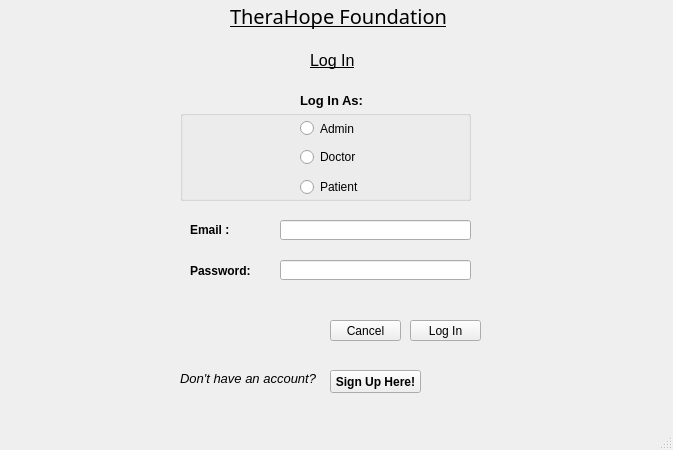
<?xml version="1.0" encoding="UTF-8"?>
<ui version="4.0">
 <class>MainWindow</class>
 <widget class="QMainWindow" name="MainWindow">
  <property name="geometry">
   <rect>
    <x>0</x>
    <y>0</y>
    <width>673</width>
    <height>450</height>
   </rect>
  </property>
  <property name="windowTitle">
   <string>MainWindow</string>
  </property>
  <widget class="QWidget" name="centralwidget">
   <widget class="QLabel" name="label">
    <property name="geometry">
     <rect>
      <x>230</x>
      <y>-20</y>
      <width>221</width>
      <height>71</height>
     </rect>
    </property>
    <property name="font">
     <font>
      <family>MV Boli</family>
      <pointsize>15</pointsize>
      <underline>true</underline>
     </font>
    </property>
    <property name="text">
     <string>TheraHope Foundation</string>
    </property>
   </widget>
   <widget class="QLabel" name="label_2">
    <property name="geometry">
     <rect>
      <x>310</x>
      <y>50</y>
      <width>51</width>
      <height>21</height>
     </rect>
    </property>
    <property name="font">
     <font>
      <pointsize>12</pointsize>
      <underline>true</underline>
     </font>
    </property>
    <property name="text">
     <string>Log In</string>
    </property>
   </widget>
   <widget class="QLabel" name="label_3">
    <property name="geometry">
     <rect>
      <x>300</x>
      <y>90</y>
      <width>71</width>
      <height>20</height>
     </rect>
    </property>
    <property name="font">
     <font>
      <pointsize>10</pointsize>
      <weight>75</weight>
      <bold>true</bold>
     </font>
    </property>
    <property name="text">
     <string>Log In As:</string>
    </property>
   </widget>
   <widget class="QGroupBox" name="groupBox">
    <property name="geometry">
     <rect>
      <x>180</x>
      <y>110</y>
      <width>291</width>
      <height>91</height>
     </rect>
    </property>
    <property name="title">
     <string/>
    </property>
    <widget class="QRadioButton" name="radioButton">
     <property name="geometry">
      <rect>
       <x>120</x>
       <y>40</y>
       <width>62</width>
       <height>14</height>
      </rect>
     </property>
     <property name="text">
      <string>Doctor</string>
     </property>
    </widget>
    <widget class="QRadioButton" name="radioButton_2">
     <property name="geometry">
      <rect>
       <x>120</x>
       <y>70</y>
       <width>62</width>
       <height>14</height>
      </rect>
     </property>
     <property name="text">
      <string>Patient</string>
     </property>
    </widget>
    <widget class="QRadioButton" name="radioButton_3">
     <property name="geometry">
      <rect>
       <x>120</x>
       <y>10</y>
       <width>61</width>
       <height>17</height>
      </rect>
     </property>
     <property name="text">
      <string>Admin</string>
     </property>
    </widget>
   </widget>
   <widget class="QLabel" name="label_5">
    <property name="geometry">
     <rect>
      <x>190</x>
      <y>220</y>
      <width>61</width>
      <height>20</height>
     </rect>
    </property>
    <property name="font">
     <font>
      <weight>75</weight>
      <bold>true</bold>
     </font>
    </property>
    <property name="text">
     <string>Email :</string>
    </property>
   </widget>
   <widget class="QLabel" name="label_6">
    <property name="geometry">
     <rect>
      <x>190</x>
      <y>260</y>
      <width>71</width>
      <height>21</height>
     </rect>
    </property>
    <property name="font">
     <font>
      <weight>75</weight>
      <bold>true</bold>
     </font>
    </property>
    <property name="text">
     <string>Password:</string>
    </property>
   </widget>
   <widget class="QLineEdit" name="lineEdit_2">
    <property name="geometry">
     <rect>
      <x>280</x>
      <y>220</y>
      <width>191</width>
      <height>20</height>
     </rect>
    </property>
   </widget>
   <widget class="QLineEdit" name="lineEdit_3">
    <property name="geometry">
     <rect>
      <x>280</x>
      <y>260</y>
      <width>191</width>
      <height>20</height>
     </rect>
    </property>
    <property name="echoMode">
     <enum>QLineEdit::Password</enum>
    </property>
   </widget>
   <widget class="QPushButton" name="pushButton">
    <property name="geometry">
     <rect>
      <x>330</x>
      <y>320</y>
      <width>71</width>
      <height>21</height>
     </rect>
    </property>
    <property name="text">
     <string>Cancel</string>
    </property>
   </widget>
   <widget class="QPushButton" name="pushButton_2">
    <property name="geometry">
     <rect>
      <x>410</x>
      <y>320</y>
      <width>71</width>
      <height>21</height>
     </rect>
    </property>
    <property name="text">
     <string>Log In</string>
    </property>
   </widget>
   <widget class="QLabel" name="label_4">
    <property name="geometry">
     <rect>
      <x>180</x>
      <y>370</y>
      <width>141</width>
      <height>16</height>
     </rect>
    </property>
    <property name="font">
     <font>
      <pointsize>10</pointsize>
      <italic>true</italic>
     </font>
    </property>
    <property name="text">
     <string>Don't have an account? </string>
    </property>
   </widget>
   <widget class="QPushButton" name="signup">
    <property name="geometry">
     <rect>
      <x>330</x>
      <y>370</y>
      <width>91</width>
      <height>23</height>
     </rect>
    </property>
    <property name="font">
     <font>
      <weight>75</weight>
      <bold>true</bold>
     </font>
    </property>
    <property name="text">
     <string>Sign Up Here!</string>
    </property>
   </widget>
  </widget>
  <widget class="QMenuBar" name="menubar">
   <property name="geometry">
    <rect>
     <x>0</x>
     <y>0</y>
     <width>673</width>
     <height>21</height>
    </rect>
   </property>
  </widget>
  <widget class="QStatusBar" name="statusbar"/>
 </widget>
 <resources/>
 <connections/>
</ui>
